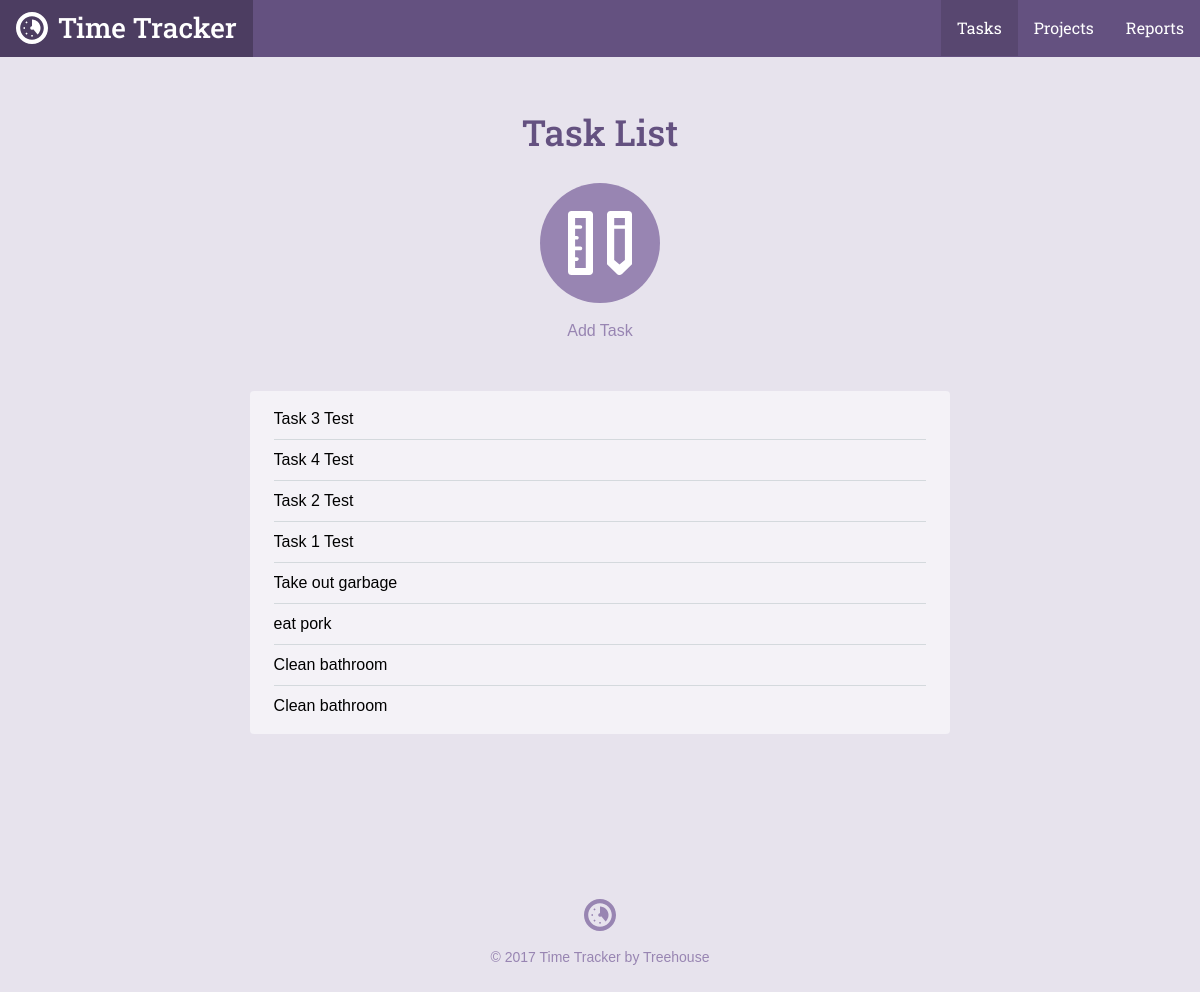
The page /task_list.php on the database its author committed.
### tables this page shows
CREATE TABLE `tasks` (
	`task_id`	INTEGER PRIMARY KEY AUTOINCREMENT,
	`project_id`	INTEGER,
	`title`	TEXT,
	`date`	INTEGER NOT NULL,
	`time`	TEXT NOT NULL
);

### inc/functions.php (called while the page is built, shortened)
<?php
function get_task_list($filter = null){
	include 'connection.php';
	$sql = "SELECT tasks.*,projects.title AS project FROM tasks INNER JOIN projects ON projects.project_id = tasks.project_id";
	$where = '';
	$orderBy = ' ORDER BY date DESC';
	try{
		$results = $db->prepare($sql . $where . $orderBy);
		$results->execute();
	}catch(Exception $e){
		echo "Error: " . $e->getMessage() . "</br>";
		return array();
	}
	return $results->fetchAll(PDO::FETCH_ASSOC);
}

### task_list.php (the view, shortened to what this page needs)
<?php
require 'inc/functions.php';
include 'inc/header.php';
?>
<div class="section catalog random">
    <div class="col-container page-container">
        <div class="col col-70-md col-60-lg col-center">
            <h1 class="actions-header">Task List</h1>
            <div class="actions-item">
                <a class="actions-link" href="task.php">
                    <span class="actions-icon">
                        <svg viewbox="0 0 64 64"><use xlink:href="#task_icon"></use></svg>
                    </span>
                Add Task</a>
            </div>
            <div class="form-container">
              <ul class="items">
               <?php
                    foreach(get_task_list() as $item){
                        echo "<li>". $item['title'] . "</li>";
                    }
                ?>
              </ul>
            </div>
        </div>
    </div>
</div>
<?php include("inc/footer.php"); ?>

### css/style.css (style rules this page uses)
*,:after,:before { box-sizing:border-box }
html { font-family:sans-serif;-ms-text-size-adjust:100%;-webkit-text-size-adjust:100% }
body { margin:0 }
a { background-color:transparent }
h1 { font-size:2em;margin:.67em 0 }
svg:not(:root) { overflow:hidden }
html { font-size:100%;line-height:1.5;-webkit-tap-highlight-color:transparent }
body { font-size:1rem;font-family:"Gotham Rounded A","Gotham Rounded B","Helvetica",Helvetica,Arial,sans-serif;font-style:normal;font-weight:400 }
.col { float:left;width:100% }
.col-container:before,.col-container:after { content:" ";display:table }
.col-container:after { clear:both }
.col-center { float:none;margin:0 auto }
@media screen and (min-width: 680px) { .col-70-md { width:70% !important } }
@media screen and (min-width: 960px) { .col-60-lg { width:60% !important } }
h1,h2,h3,h4,h5,h6 { color:#40484a;display:block;font-weight:500;margin:0;text-rendering:optimizeLegibility }
h1 { font-size:2.25rem }
a { color:#3f8abf;cursor:pointer;transition:color 300ms 0s ease;text-decoration:none }
ul,ol { margin:0;padding:0 0 0 2rem }
body { background-color:#e7e3ed }
h1,h2,h3,h4,h5,h6 { color:#645180;font-family:"Roboto Slab", Helvetica, Arial, sans-serif }
.col-container { margin:0 auto;max-width:1200px }
.actions-header { margin-bottom:1.5rem }
.actions-item { margin:0 1.5rem }
@media screen and (min-width: 680px) { .actions-item { display:inline-block;float:left } }
.page-container .actions-item { float:none }
.actions-link { transition:color 200ms ease-in-out;color:#9885b2;display:block }
@media screen { .actions-link { margin-bottom:2rem } }
@media screen and (min-width: 680px) { .actions-link { margin-bottom:0 } }
.actions-icon { width:120px;height:120px;transition:background 200ms ease-in-out;display:block;background-color:#9885b2;border-radius:9999px }
@media screen { .actions-icon { margin-bottom:.5rem } }
@media screen and (min-width: 680px) { .actions-icon { margin-bottom:1rem } }
.actions-icon svg { width:64px;height:64px;margin-top:28px;fill:#fff;display:inline-block }
.page-container .actions-icon { margin-left:auto;margin-right:auto }
.page-container { text-align:center }
@media screen { .page-container { padding:1.5rem 1rem 0 1rem } }
@media screen and (min-width: 680px) { .page-container { padding-top:3rem } }
.form-container { background-color:#f4f2f7;border-radius:4px }
@media screen { .form-container { padding:.5rem 1.5rem;margin-top:.5rem;margin-bottom:1.5rem } }
@media screen and (min-width: 680px) { .form-container { padding:.5rem 1.5rem;margin-top:3rem;margin-bottom:0 } }
.items { list-style:none;overflow:hidden;padding:0;margin:0 }
.items li { position:relative;text-align:left;border-bottom:solid 1px #d4d9dd;padding-top:.5rem;padding-bottom:.5rem }
.items li:last-child { border-bottom:none !important }

### rows shown on the page
tasks: title "Task 3 Test"
tasks: title "Task 4 Test"
tasks: title "Task 2 Test"
tasks: title "Task 1 Test"
tasks: title "Take out garbage"
tasks: title "eat pork"
tasks: title "Clean bathroom"
tasks: title "Clean bathroom"
